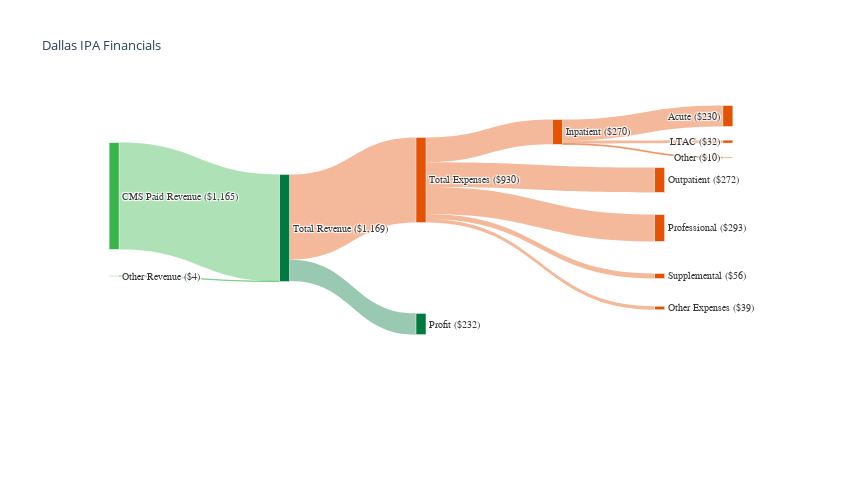

The notebook cell this image was saved under:
### Code cell
import plotly.graph_objects as go

# Data values
values = [1165, 4, 232, 930, 270, 272, 293, 56, 39, 230, 32, 10]
label_values = [1165, 4, values[0]+values[1], 232, 930, 270, 272, 293, 56, 39, 230, 32, 10]
labels = [ 'CMS Paid Revenue', 'Other Revenue', 'Total Revenue', 'Profit', 'Total Expenses', 'Inpatient', 
    'Outpatient', 'Professional', 'Supplemental', 'Other Expenses',
    'Acute', 'LTAC', 'Other'
    ]

#formatted_labels = [f"{label} (${'{:,}'.format(value)})" for label, value in zip(labels, values + [0] * (len(labels) - len(values)))]
final_label = [y +f' (${x:,})' for x, y in zip(label_values, labels)]

# Define colors
#['#39B44A', '#39B44A', '#007A3E', '#002850', '#E35205', '#F68621', '#F68621', '#F68621', '#F68621', '#F68621']
node_colors = ['rgba(57,180,74,1)', 'rgba(57,180,74,1)', 
                'rgba(0,122,62,1)', 'rgba(0,122,62,1)', 
                'rgba(227,82,5,1)', 'rgba(227,82,5,1)', 
                'rgba(227,82,5,1)', 'rgba(227,82,5,1)',
                'rgba(227,82,5,1)','rgba(227,82,5,1)',
                'rgba(227,82,5,1)','rgba(227,82,5,1)','rgba(227,82,5,1)']
# Define explicit positions for nodes
x_positions = [0.05, 0.05, 0.30, 0.50, 0.50, 0.70, 0.85, 0.85, 0.85, 0.85, 0.95, 0.95, 0.95]
y_positions = [0.30, 0.55, 0.40, 0.70, 0.25, 0.10, 0.25, 0.40, 0.55, 0.65, 0.05, 0.13, 0.18]

fig = go.Figure(data=[go.Sankey(
    node=dict(
        pad=50,  # Increased padding between nodes
        thickness=10,  # Reduced node thickness
        line=dict(color="white", width=0.5),
        label=final_label,#formatted_labels,
        color=node_colors,
        x=x_positions,  # Set horizontal positions
        y=y_positions,   # Set vertical positions

    ),
    link=dict(
        source=[0, 1, 2, 2, 4, 4, 4, 4, 4, 5, 5, 5],
        target=[2, 2, 3, 4, 5, 6, 7, 8, 9, 10, 11, 12],
        value=values,
        color=[
            'rgba(57,180,74,0.4)', 'rgba(57,180,74,0.4)', 
            'rgba(0,122,62,0.4)', 'rgba(227,82,5,0.4)', 
            'rgba(227,82,5,0.4)', 'rgba(227,82,5,0.4)', 
            'rgba(227,82,5,0.4)', 'rgba(227,82,5,0.4)','rgba(227,82,5,0.4)',
            'rgba(227,82,5,0.4)', 'rgba(227,82,5,0.4)','rgba(227,82,5,0.4)'
        ]
    ), textfont=dict(color='#383838', family='Arial', size=10)
)])

# Update layout for A4 landscape
fig.update_layout(
    title_text='Dallas IPA Financials',
    font_size=9,  # Reduced font size for labels
    width=842,  # A4 width in pixels
    height=500 #595
)

fig.show()

### Figure 1 — Plotly figure (JSON) as saved in the notebook; plotly's stock layout.template omitted (floating-point values rounded to 4 significant figures)
{"data": [{"link": {"color": ["rgba(57,180,74,0.4)", "rgba(57,180,74,0.4)", "rgba(0,122,62,0.4)", "rgba(227,82,5,0.4)", "rgba(227,82,5,0.4)", "rgba(227,82,5,0.4)", "rgba(227,82,5,0.4)", "rgba(227,82,5,0.4)", "rgba(227,82,5,0.4)", "rgba(227,82,5,0.4)", "rgba(227,82,5,0.4)", "rgba(227,82,5,0.4)"], "source": [0, 1, 2, 2, 4, 4, 4, 4, 4, 5, 5, 5], "target": [2, 2, 3, 4, 5, 6, 7, 8, 9, 10, 11, 12], "value": [1165, 4, 232, 930, 270, 272, 293, 56, 39, 230, 32, 10]}, "node": {"color": ["rgba(57,180,74,1)", "rgba(57,180,74,1)", "rgba(0,122,62,1)", "rgba(0,122,62,1)", "rgba(227,82,5,1)", "rgba(227,82,5,1)", "rgba(227,82,5,1)", "rgba(227,82,5,1)", "rgba(227,82,5,1)", "rgba(227,82,5,1)", "rgba(227,82,5,1)", "rgba(227,82,5,1)", "rgba(227,82,5,1)"], "label": ["CMS Paid Revenue ($1,165)", "Other Revenue ($4)", "Total Revenue ($1,169)", "Profit ($232)", "Total Expenses ($930)", "Inpatient ($270)", "Outpatient ($272)", "Professional ($293)", "Supplemental ($56)", "Other Expenses ($39)", "Acute ($230)", "LTAC ($32)", "Other ($10)"], "line": {"color": "white", "width": 0.5}, "pad": 50, "thickness": 10, "x": [0.05, 0.05, 0.3, 0.5, 0.5, 0.7, 0.85, 0.85, 0.85, 0.85, 0.95, 0.95, 0.95], "y": [0.3, 0.55, 0.4, 0.7, 0.25, 0.1, 0.25, 0.4, 0.55, 0.65, 0.05, 0.13, 0.18]}, "textfont": {"color": "#383838", "family": "Arial", "size": 10}, "type": "sankey"}], "layout": {"font": {"size": 9}, "height": 500, "title": {"text": "Dallas IPA Financials"}, "width": 842}}
